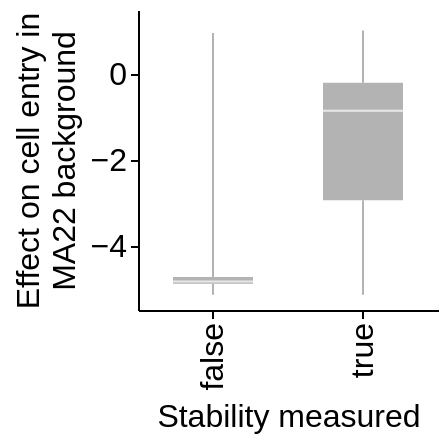

Notebook code for this chart:
### Code cell
boxplot = alt.Chart(
    combined_data.assign(
        stability_measured=combined_data['stability_mean'].notna(),
    ).query('mutant != wildtype')
).mark_boxplot(extent='min-max', color='#b3b3b3', size=40).encode(
    y=alt.Y(
        "effect",
        title=(["Effect on cell entry in", "MA22 background"]),
        axis=alt.Axis(
            tickCount=3,
        ),
    ),
    x=alt.X(
        "stability_measured",
        title=(["Stability measured"]),
        axis=alt.Axis(
            grid=False,
        ),
    ),
).properties(
    width=150,
    height=150
)

boxplot

### Figure 1 — Vega-Lite specification as saved in the notebook (floating-point values rounded to 4 significant figures; data arrays with more than 128 entries replaced by an {"elided": "..."} marker saying what was removed)
{"config": {"background": "white", "title": {"fontSize": 20, "fontWeight": "normal", "font": "Helvetica", "anchor": "start", "color": "#000000", "orient": "top", "offset": 5, "subtitleColor": "gray", "subtitleFont": "Helvetica", "subtitleFontWeight": "normal", "subtitleFontSize": 18, "subtitlePadding": 2}, "axis": {"domain": true, "domainColor": "black", "domainWidth": 1, "grid": false, "gridColor": "#DEDDDD", "gridWidth": 0.5, "labelFont": "Helvetica", "labelFontSize": 16, "labelFlush": false, "labelFontWeight": "normal", "labelPadding": 2, "tickColor": "black", "tickSize": 4, "tickCount": 3, "tickWidth": 1, "titleFont": "Helvetica", "titleAlign": "center", "titleFontWeight": "normal", "titleFontSize": 16, "titlePadding": 5}, "legend": {"labelFont": "Helvetica", "labelFontSize": 16, "symbolSize": 100, "titleFont": "Helvetica", "titleFontSize": 16, "titleFontWeight": "normal", "padding": 5, "titleLimit": 200, "gradientLength": 100}, "range": {"category": ["#4e79a7", "#f28e2c", "#e15759", "#76b7b2", "#59a14f", "#edc949", "#af7aa1", "#ff9da7", "#9c755f", "#bab0ab"], "diverging": ["#c7e9b4", "#7fcdbb", "#41b6c4", "#1d91c0", "#225ea8", "#253494"]}, "view": {"stroke": "white", "strokeWidth": 0}, "text": {"font": "Helvetica", "fontSize": 16}}, "data": {"name": "data-f6af5c0bfea94fa19092afc46cd2f749"}, "mark": {"type": "boxplot", "color": "#b3b3b3", "extent": "min-max", "size": 40}, "encoding": {"x": {"axis": {"grid": false}, "field": "stability_measured", "title": ["Stability measured"], "type": "nominal"}, "y": {"axis": {"tickCount": 3}, "field": "effect", "title": ["Effect on cell entry in", "MA22 background"], "type": "quantitative"}}, "height": 150, "width": 150, "$schema": "https://vega.github.io/schema/vega-lite/v5.16.3.json", "datasets": {"data-f6af5c0bfea94fa19092afc46cd2f749": {"elided": "9897 records"}}}
